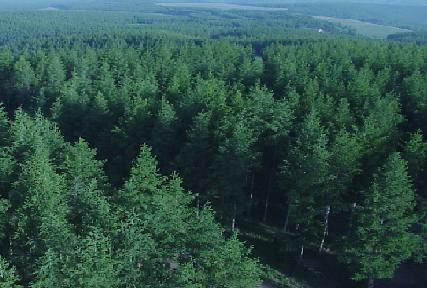
%> input picture wavelet_texture_synthesis/forest_s.PNG, 427 x 288 px
$ octave wavelet_texture_synthesis.m   (GNU Octave 9; MATLAB toolbox functions it lacks are replaced by stand-ins)
%> lines starting %> are read from the running program, lines starting %| are printed output that depends on the picture; in (x1, y1, x2, y2) boxes, pixels count from 0 and x2, y2 are one past the last pixel; in counts of white or black regions, pixels touching at a corner belong together; the program's own positions count from 1
### wavelet_texture_synthesis/wavelet_inpaint.m

function [inpaintedImg,origImg,fillImg,C,D,time,iter] = wavelet_inpaint(imgFilename,fillFilename,fillColor)

warning off MATLAB:divideByZero

[img,fillImg,fillRegion] = loadimgs(imgFilename,fillFilename,fillColor);
img = double(img);
s = size(fillRegion);
fillRegion = double(fillRegion);
origImg = img;

global fRegion;
[imgA,imgH,imgV,imgD,fRegion] = preprocessing(img,fillRegion);

origImgA = imgA;
origImgH = imgH;
origImgV = imgV;
origImgD = imgD;
ind = img2ind(imgA);
sz = [size(imgA,1) size(imgA,2)];


global sourceRegion;
sourceRegion = ~fRegion;

% Initialize isophote values
global Ix;
global Iy;
Ix = sum(imgH,3)/(3*255); Iy = sum(imgV,3)/(3*255);
temp = Ix; Ix = -Iy; Iy = temp;   % Rotate gradient 90 degrees

% Initialize confidence and data terms
C = double(sourceRegion);
D = repmat(-.1,sz);

% Visualization stuff


%Initialize details record
global detail;
detail = (sum(imgH,3)/(3*255)).^2+(sum(imgV,3)/(3*255)).^2+(sum(imgD,3)/(3*255)).^2;
detail = normr(detail);
detail(~isfinite(detail))=0;

iter = 0;
tb = clock;
% Seed 'rand' for reproducible results (good for testing)
rand('state',0);
% Loop until entire fill region has been covered
while any(fRegion(:))
    % Find contour & normalized gradients of fill region
    iter = iter + 1;
    dR = find(conv2(fRegion,[1,1,1;1,-8,1;1,1,1],'same')>0);
    [Nx,Ny] = gradient(double(~fRegion));
   % N = [Nx(dR(:)) Ny(dR(:))];
   % N = normr(N);
   % N(~isfinite(N))=0; % handle NaN and Inf

    for k=dR'
        % Compute confidences along the fill front
        [Hp,q] = getadaptivepatch(sz,k);
        %q = Hp(~(fillRegion(Hp)));
        C(k) = sum(C(q))/numel(Hp);

        % Compute confidences along the fill front
       % Hpp = Hp';dRR = dR';
        Hpp = matrix2vector(Hp);
        bP = intersect(Hpp,dR);
        NbP = [Nx(bP(:)) Ny(bP(:))];
        NbP = normr(NbP);
        NbP(~isfinite(NbP))=0;
        Nk = [sum(NbP(:,1)) sum(NbP(:,2))]/numel(bP);

        Ixy = [Ix(q(:)) Iy(q(:))];
        Ikxy = [sum(Ixy(:,1)) sum(Ixy(:,2))]/numel(q);

        D(k) = abs(Ikxy(1)*Nk(1)+Ikxy(2)*Nk(2)) + 0.001;
    end
    priorities = C(dR).* D(dR);

    % Find patch with maximum priority, Hp
    [unused,ndx] = max(priorities(:));
    p = dR(ndx(1));
    [Hp,q,rows,cols,texture] = getadaptivepatch(sz,p);
    toFill = fRegion(Hp);

    toFill = ~(~toFill);

     Ixy = [Ix(q(:)) Iy(q(:))];
     direct = [sum(Ixy(:,1)) sum(Ixy(:,2))]/numel(q);

    p_topleft = [rows(1) cols(1)];


   [Hq] = bestexemplar(imgA,imgA(rows,cols,:),toFill,p_topleft,direct,p,texture);

    % Find exemplar that minimizes error, Hq
   % Hq = bestexemplar(imgA,imgA(rows,cols,:),toFill',sourceRegion);
    %Hq = bestexemplar(imgA,imgA(rows,cols,:),toFill);
    %Hq = bestexemplar(imgA,imgA(rows,cols,:),toFill,pp,direct);

     % Update fill region
    fRegion(Hp(toFill)) = false;

    %sourceRegion(Hp(toFill)) = true;

    % Propagate confidence & isophote values
    C(Hp(toFill))  = C(p);
    Ix(Hp(toFill)) = Ix(Hq(toFill));
    Iy(Hp(toFill)) = Iy(Hq(toFill));
    detail(Hp(toFill)) = detail(Hq(toFill));
    % Copy image data from Hq to Hp
    ind(Hp(toFill)) = ind(Hq(toFill));
    imgA(rows,cols,:) = ind2img(ind(rows,cols),origImgA);
    imgH(rows,cols,:) = ind2img(ind(rows,cols),origImgH);
    imgV(rows,cols,:) = ind2img(ind(rows,cols),origImgV);
    imgD(rows,cols,:) = ind2img(ind(rows,cols),origImgD);


end

inpaintedImg = wavelet2img(imgA,imgH,imgV,imgD);
te = clock;
time = etime(te,tb);
img;

%---------------------------------------------------------------------
% Loads the an image and it's fill region, using 'fillColor' as a marker
% value for knowing which pixels are to be filled.
%---------------------------------------------------------------------
function [img,fillImg,fillRegion] = loadimgs(imgFilename,fillFilename,fillColor)
%> called with imgFilename = 'forest_s.PNG', fillFilename = 'forest_area.PNG', fillColor = [0 255 0]
img = imread(imgFilename); fillImg = imread(fillFilename);
%> in loadimgs, img is the input picture: size 288x427x3 uint8; mean R, G, B 47.5, 80.9, 73.2
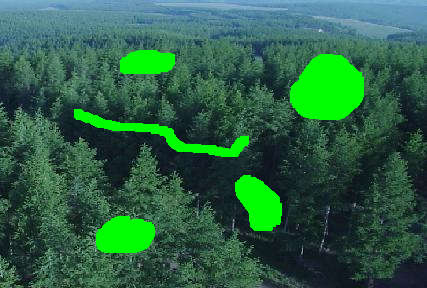
%> input picture wavelet_texture_synthesis/forest_area.PNG, 427 x 288 px
%> in loadimgs, fillImg is the input picture: size 288x427x3 uint8; mean R, G, B 44.3, 96.5, 68.4
fillRegion = fillImg(:,:,1)==fillColor(1) & ...
    fillImg(:,:,2)==fillColor(2) & fillImg(:,:,3)==fillColor(3);
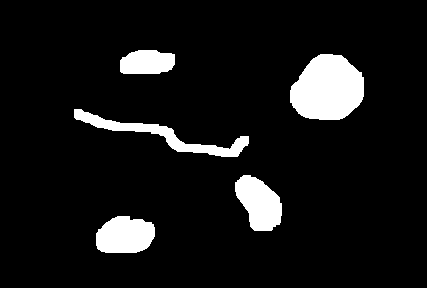
%> fillRegion: size 288x427 logical; 8.4% white; 5 white regions, box (x1, y1, x2, y2) and area: (290, 54, 364, 120) 3776, (74, 109, 249, 157) 1824, (235, 175, 282, 231) 1787, (96, 216, 155, 253) 1781, (120, 50, 175, 74) 1131

%---------------------------------------------------------------------
% Returns the wavelet datas by preprocessing
%---------------------------------------------------------------------
function [imgA,imgH,imgV,imgD,fRegion] = preprocessing(img,fillRegion)
for i=1:3
    [c,s] = wavedec2(img(:,:,i),1,'haar');
    imgA(:,:,i) = appcoef2(c,s,'haar',1);
    imgH(:,:,i) =detcoef2('h',c,s,1);%水平方向
    imgV(:,:,i) =detcoef2('v',c,s,1);%垂直方向
    imgD(:,:,i) =detcoef2('d',c,s,1);%斜线方向
end
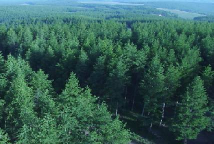
%> imgA: size 144x214x3 double; mean R, G, B 95.1, 161.7, 146.4; drawn with min black and max white
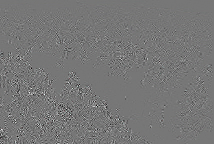
%> imgD: size 144x214x3 double; mean R, G, B 0, 0, 0; drawn with min black and max white
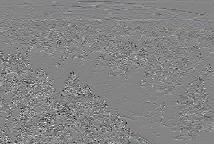
%> imgH: size 144x214x3 double; mean R, G, B 0.3, 0.4, 0.6; drawn with min black and max white
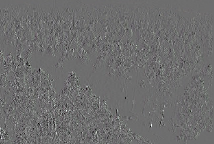
%> imgV: size 144x214x3 double; mean R, G, B 0.2, 0, 0.2; drawn with min black and max white
[cm,sm] = wavedec2(fillRegion,1,'haar');
%> sm = [144 214; 144 214; 288 427]
global fRegion;
fRegion = appcoef2(cm,sm,'haar',1);
fRegion(:) = fRegion(:)~=0
%> fRegion: size 144x214 double; values 0 (black) and 1 (white), 8.9% white; 5 white regions, box (x1, y1, x2, y2) and area: (145, 27, 182, 60) 972, (37, 54, 125, 79) 512, (117, 87, 141, 116) 477, (48, 108, 78, 127) 472, (60, 25, 88, 37) 297


%---------------------------------------------------------------------
% Returns the indices for a 9x9 patch centered at pixel p.
%---------------------------------------------------------------------
% [31 lines left out: function getadaptivepatch, not called in this run]


%---------------------------------------------------------------------
% Returns the indices for a 9x9 patch centered at pixel p.
%---------------------------------------------------------------------
% [6 lines left out: function getpatch, not called in this run]

%---------------------------------------------------------------------
% Converts the (rows,cols) subscript-style indices to Matlab index-style
% indices.  Unforunately, 'sub2ind' cannot be used for this.
%---------------------------------------------------------------------
% [12 lines left out: functions sub2ndx, matrix2vector, not called in this run]

%---------------------------------------------------------------------
% Converts an indexed image into an RGB image, using 'img' as a colormap
%---------------------------------------------------------------------
function img2 = ind2img(ind,img)
for i=3:-1:1, temp=img(:,:,i); img2(:,:,i)=temp(ind); end;


%---------------------------------------------------------------------
% Converts an RGB image into a indexed image, using the image itself as
% the colormap.
%---------------------------------------------------------------------
function ind = img2ind(img)
s=size(img); ind=reshape(1:s(1)*s(2),s(1),s(2));
%> after `s=size(img)`: s = [144 214 3]

%---------------------------------------------------------------------
% Scans over the entire image (with a sliding window)
% for the exemplar with the lowest error. Calls a MEX function.
%---------------------------------------------------------------------
% [103 lines left out: functions bestexemplar, angleOfTowVector, forSearchBestPatch, searchPatch, wavelet2img, not called in this run]

### wavelet_texture_synthesis/wavelet_texture_synthesis.m

[inpaintedImg,origImg,fillImg,C,D,time,iter] = wavelet_inpaint('forest_s.PNG','forest_area.PNG',[0 255 0])
%> in wavelet_inpaint, `detail = (sum(imgH,3)/(3*255)).^2+(sum(imgV,3)/(3*255)).^2+(sum(imgD,3..`:
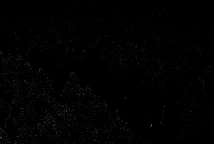
%> detail: size 144x214 double; min 0, max 0.34, mean 0.00786
%> the run ends on the next line
